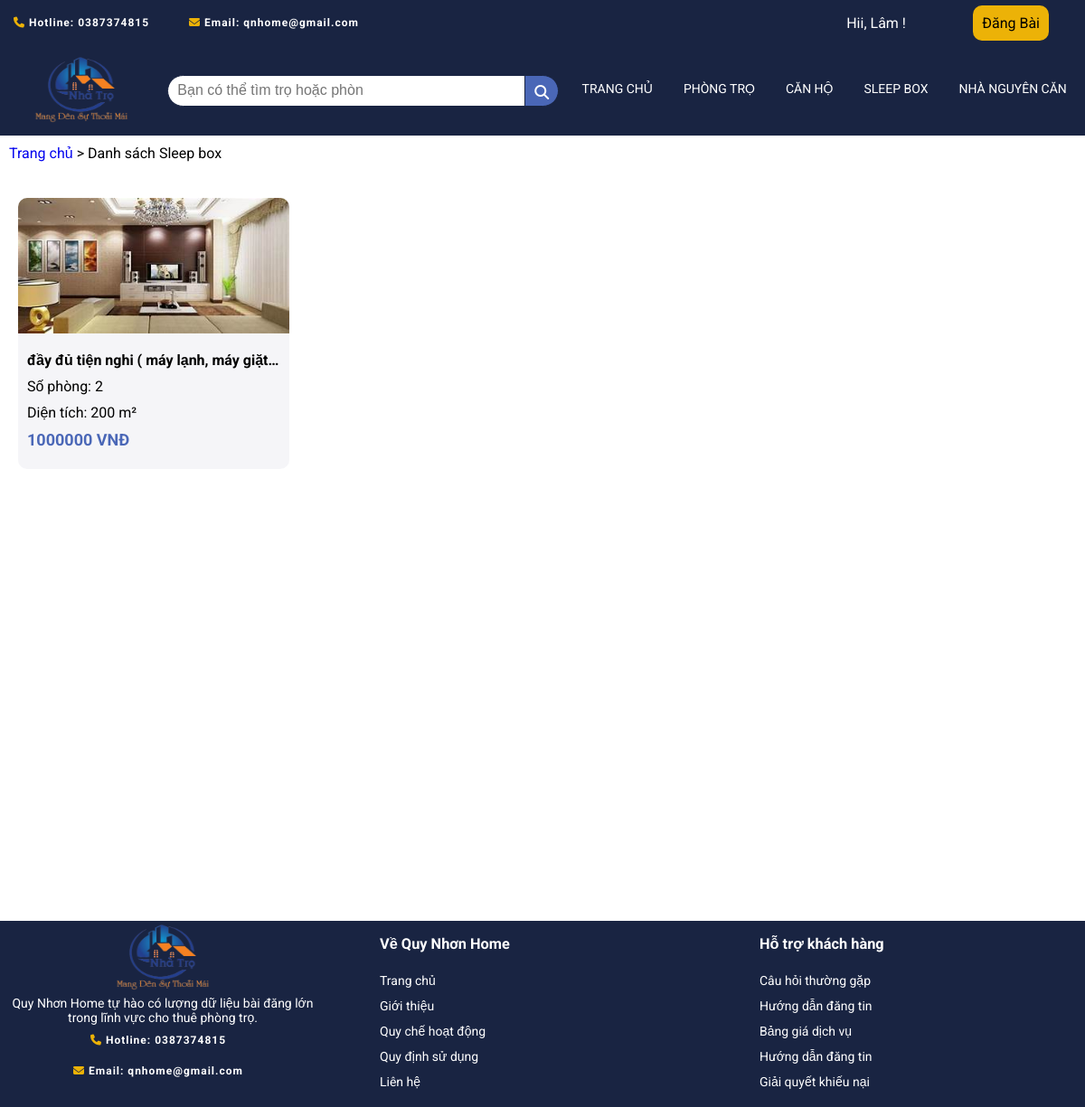
Screenshot of /trangdanhsachsleepbox.php (signed in) with the database file from the repository.
### tables this page shows
CREATE TABLE IF NOT EXISTS `phongtro` (
  `Id_PhongTro` int(11) NOT NULL AUTO_INCREMENT,
  `TieuDe` text DEFAULT NULL,
  `LoaiHinhChoThue` text DEFAULT NULL,
  `HinhAnh` text DEFAULT NULL,
  `DiaChiCuThe` text DEFAULT NULL,
  `Phuong` text DEFAULT NULL,
  `Gia` int(11) DEFAULT NULL,
  `DienTich` int(11) DEFAULT NULL,
  `SoPhong` int(11) DEFAULT NULL,
  `MoTa` text DEFAULT NULL,
  `Id_DanhMuc` int(11) DEFAULT NULL,
  `Id_User` int(11) DEFAULT NULL,
  `status` enum('pending','approved','rejected') NOT NULL,
  `full_text_search_column` text GENERATED ALWAYS AS (concat_ws(' ',`TieuDe`,`Phuong`,`Gia`,`SoPhong`,`DienTich`,`MoTa`)) STORED,
  `ThoiGianDang` datetime DEFAULT NULL,
  PRIMARY KEY (`Id_PhongTro`),
  KEY `Id_DanhMuc` (`Id_DanhMuc`),
  KEY `Id_User` (`Id_User`)
);

### trangdanhsachsleepbox.php (the view, shortened to what this page needs)
<!DOCTYPE html>
<html lang="en">
<head>
    <link rel="stylesheet" href="/css/trangdanhsachphongtro.css" />
    <link rel="stylesheet" href="https://cdnjs.cloudflare.com/ajax/libs/font-awesome/6.4.0/css/all.min.css" />
</head>
<body>
    <?php
    require 'layout/header.php';
    ?>
    <div class="breadcrumb" style="margin-top: 10px; margin-bottom: 20px;margin-left: 10px;">
        <a href="/trangchu.php" style="text-decoration: none;">Trang chủ</a> &gt; Danh sách Sleep box
    </div>
    <div class="main">
        <div class="thanhphan">
            <?php
            $kn = mysqli_connect("localhost", "root", "", "webtimtro") or die("Không kết nối được");
            mysqli_set_charset($kn, "utf8mb4");
            $caulenh = "SELECT phongtro.* FROM phongtro
            INNER JOIN danhmuc ON phongtro.Id_DanhMuc = danhmuc.Id_DanhMuc
            WHERE danhmuc.TenDanhMuc = 'Sleep box' and phongtro.status='approved'";
            $kq = mysqli_query($kn, $caulenh);
            while ($row = mysqli_fetch_array($kq)) {
                $id_pt = $row["Id_PhongTro"];
                echo "<div class='tongquat'>
                    <a href='trangphongchitiet.php?id=$id_pt'>
                        <div class='noidung'>
                            <div class='top'>
                                <img src='/process/" . $row["HinhAnh"] . "' alt='hinhanh'/>
                            </div>
                            <div class='bottom'>
                            <h4>" . $row["MoTa"] . " phường ". $row["Phuong"] ."</h4>
                            <p>Số phòng: " . $row["SoPhong"] . "</p>
                            <p>Diện tích: " . $row["DienTich"] . " m²</p>
                            <p style='color:#4a67b7; font-weight: 700; font-size: 18px'>" . $row["Gia"] . " VNĐ</p>
                            </div>
                        </div>
                    </a>
                </div>";
            }
            ?>
        </div>
    </div>
    <?php
     require 'layout/footer.php';
    ?>
</body>
</html>

### css/trangdanhsachphongtro.css (style rules this page uses)
body { font-family: 'Roboto', sans-serif; margin: 0; padding: 0; height: 800px; }
.main { width: auto; height: 100%; border: 1px none #b2b0b0; padding: 10px; margin: auto; }
.thanhphan { width: 100%; display: flex; flex-wrap: wrap; justify-content: flex-start; margin: 10px; padding: 0; gap: 20px }
.tongquat { width: 300px; height: 300px; }
.tongquat a { color: black; text-decoration: none; }
.tongquat img { border-top: 10px; }
.noidung { display: flex; flex-direction: column; border-radius: 10px; overflow: hidden; background-color: #f4f4f8e7; transition: box-shadow 0.3s; margin: auto; }
.top { height: 150px; margin-bottom: 10px; }
.top img { width: 100%; height: 100%; }
.bottom { height: 140px; }
.bottom p,h4 { margin: 10px; padding: 0; }
.noidung .bottom h4 { overflow: hidden; max-width: 300px; text-overflow: ellipsis; white-space:nowrap; }

### css/header.css (style rules this page uses)
body { font-family: 'Roboto', sans-serif; margin: 0; padding: 0; }

### rows the page displays
phongtro: HinhAnh (picture), MoTa "đầy đủ tiện nghi ( máy lạnh, máy giặt…", SoPhong "2", DienTich "200", Gia "1000000"

### other values shown
$_SESSION['ten'] "Lâm"
